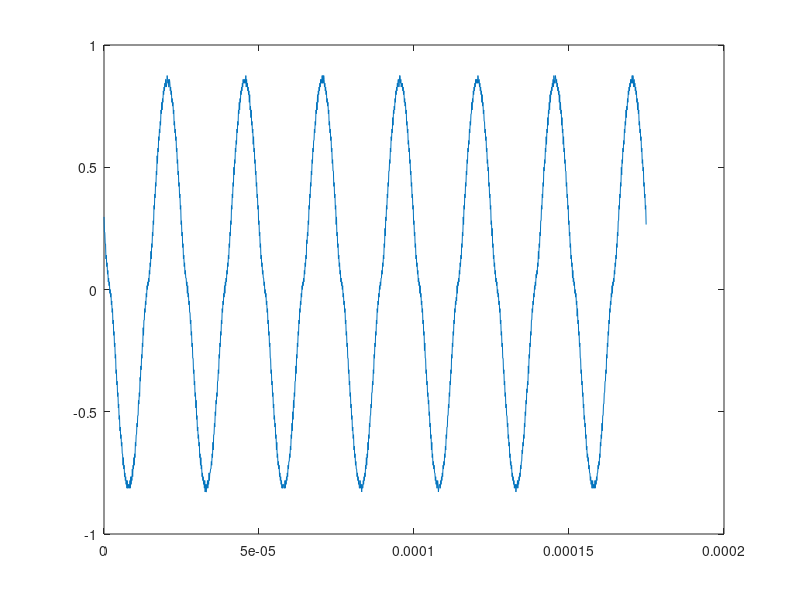
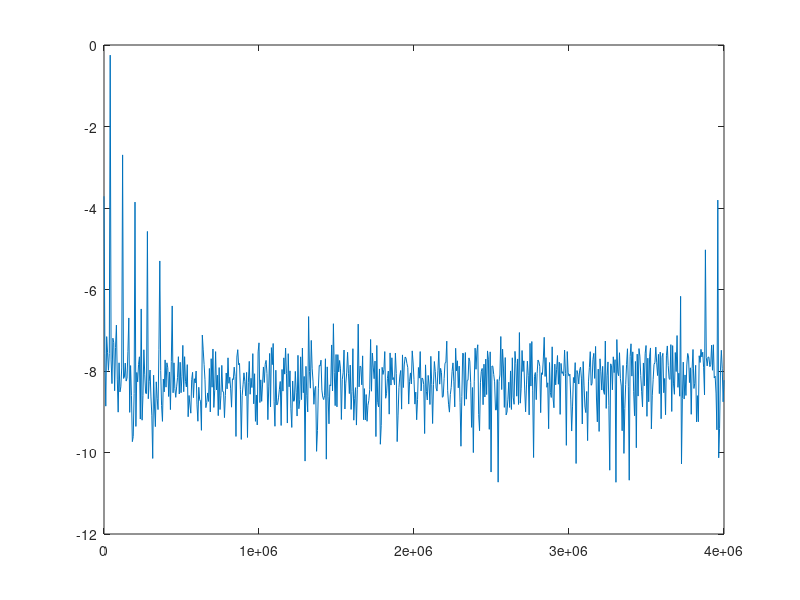

Recreate these plots in MATLAB, in order.
datos = csvread('Distorsion.csv');

F = 40000;
T0 = 1/F;
S = 200; 

Ts = T0/S;
Fs = 1/Ts;


T = datos(:,1)*Ts;
V = datos(:,2);

L = length(T);

X = fft(V,length(T));

P2 = abs(X/L);
P1 = P2(1:L/2+1);
P1(2:end-1) = 2*P1(2:end-1);

f = Fs*(0:(L/2))/L;

figure(1)
plot(T,V)


figure(2)
plot(f,log(P1))